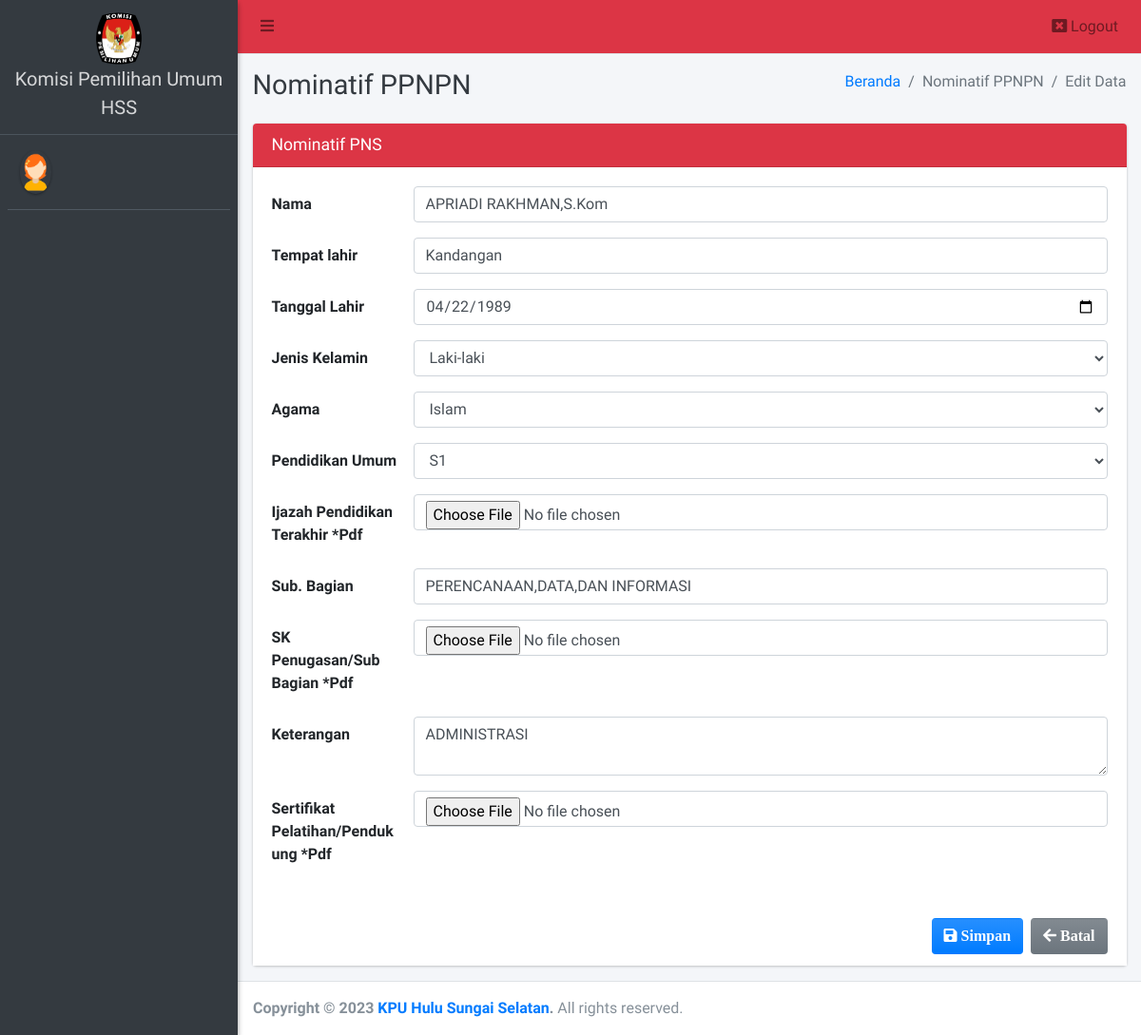
Screenshot of /admin/ppnpn/edit?id=10 with the database file from the repository.
### tables this page shows
CREATE TABLE `nominatif_ppnpn` (
  `id_ppnpn` int(11) NOT NULL,
  `nama_ppnpn` varchar(50) NOT NULL,
  `tempat_lahir` varchar(40) NOT NULL,
  `tanggal_lahir` date NOT NULL,
  `jk` varchar(50) NOT NULL,
  `agama` varchar(50) NOT NULL,
  `pendidikan` varchar(50) NOT NULL,
  `sub_bagian` varchar(50) NOT NULL,
  `ket` text NOT NULL,
  `filependidikan` varchar(255) NOT NULL,
  `filesubbagian` varchar(255) NOT NULL,
  `filepelatihan` varchar(255) NOT NULL
);

### config/config.php (called while the page is built, shortened)
<?php
function base_url($url = null)
{
	$base_url = "http://localhost:8888/kpuhss_pegawai";
	if ($url != null) {
		return $base_url . "/" . $url;
	} else {
		return $base_url;
	}
}

### admin/ppnpn/edit.php (the view, shortened to what this page needs)
<?php
require '../../config/config.php';
require '../../config/koneksi.php';
?>
<!DOCTYPE html>
<html>
<?php
include '../../templates/head.php';
$id = $_GET['id'];
$data = $koneksi->query("SELECT * FROM nominatif_ppnpn WHERE id_ppnpn = '$id'");
$row = $data->fetch_array();
?>
<body class="hold-transition sidebar-mini layout-fixed">
    <div class="wrapper">
        <?php
        include '../../templates/navbar.php';
        ?>
        <?php
        include '../../templates/sidebar.php';
        ?>
        <div class="content-wrapper">
            <div class="content-header">
                <div class="container-fluid">
                    <div class="row mb-2">
                        <div class="col-sm-6">
                            <h1 class="m-0 text-dark">Nominatif PPNPN</h1>
                        </div>
                        <div class="col-sm-6">
                            <ol class="breadcrumb float-sm-right">
                                <li class="breadcrumb-item"><a href="#">Beranda</a></li>
                                <li class="breadcrumb-item active">Nominatif PPNPN</li>
                                <li class="breadcrumb-item active">Edit Data</li>
                            </ol>
                        </div>
                    </div>
                </div>
            </div>
            <section class="content">
                <div class="container-fluid">
                    <form class="form-horizontal" method="POST" action="" enctype="multipart/form-data">
                        <div class="row">
                            <div class="col-md-12">
                                <div class="card card-red">
                                    <div class="card-header">
                                        <h3 class="card-title">Nominatif PNS</h3>
                                    </div>
                                    <div class="card-body" style="background-color: white;">
                                        <div class="form-group row">
                                            <label class="col-sm-2 col-form-label">Nama</label>
                                            <div class="col-sm-10">
                                                <input type="text" class="form-control" name="nama_ppnpn" value="<?= $row['nama_ppnpn'] ?>">
                                            </div>
                                        </div>
                                        <div class="form-group row">
                                            <label class="col-sm-2 col-form-label">Tempat lahir</label>
                                            <div class="col-sm-10">
                                                <input type="text" class="form-control" name="tempat_lahir" value="<?= $row['tempat_lahir'] ?>">
                                            </div>
                                        </div>
                                        <div class="form-group row">
                                            <label class="col-sm-2 col-form-label">Tanggal Lahir</label>
                                            <div class="col-sm-10">
                                                <input type="date" class="form-control" name="tanggal_lahir" value="<?= $row['tanggal_lahir'] ?>">
                                            </div>
                                        </div>
                                        <div class="form-group row">
                                            <label class="col-sm-2 col-form-label">Jenis Kelamin</label>
                                            <div class="col-sm-10">
                                                <select class="form-control" data-placeholder="Pilih" name="jk">
                                                    <option value="<?= $row['jk'] ?>"><?= $row['jk'] ?></option>
                                                </select>
                                            </div>
                                        </div>
                                        <div class="form-group row">
                                            <label class="col-sm-2 col-form-label">Agama</label>
                                            <div class="col-sm-10">
                                                <select class="form-control" data-placeholder="Pilih" name="agama">
                                                    <option value="<?= $row['agama'] ?>"><?= $row['agama'] ?></option>
                                                </select>
                                            </div>
                                        </div>
                                        <div class="form-group row">
                                            <label class="col-sm-2 col-form-label">Pendidikan Umum</label>
                                            <div class="col-sm-10">
                                                <select class="form-control" data-placeholder="Pilih" name="pendidikan">
                                                    <option value="<?= $row['pendidikan'] ?>"><?= $row['pendidikan'] ?></option>
                                                </select>
                                            </div>
                                        </div>
                                        <div class="form-group row">
                                            <label class="col-sm-2 col-form-label">Ijazah Pendidikan Terakhir *Pdf</label>
                                            <div class="col-sm-10">
                                                <input type="file" class="form-control" name="filependidikan" value="<?= $row['filependidikan'] ?>">
                                            </div>
                                        </div>
                                        <div class="form-group row">
                                            <label class="col-sm-2 col-form-label">Sub. Bagian</label>
                                            <div class="col-sm-10">
                                                <input type="text" class="form-control" name="sub_bagian" value="<?= $row['sub_bagian'] ?>">
                                            </div>
                                        </div>
                                        <div class="form-group row">
                                            <label class="col-sm-2 col-form-label">SK Penugasan/Sub Bagian *Pdf</label>
                                            <div class="col-sm-10">
                                                <input type="file" class="form-control" name="filesubbagian" value="<?= $row['filesubbagian'] ?>">
                                            </div>
                                        </div>
                                        <div class="form-group row">
                                            <label class="col-sm-2 col-form-label">Keterangan</label>
                                            <div class="col-sm-10">
                                                <textarea type="text" class="form-control" name="ket"><?= $row['ket'] ?></textarea>
                                            </div>
                                        </div>
                                        <div class="form-group row">
                                            <label class="col-sm-2 col-form-label">Sertifikat Pelatihan/Pendukung *Pdf</label>
                                            <div class="col-sm-10">
                                                <input type="file" class="form-control" name="filepelatihan" value="<?= $row['filepelatihan'] ?>">
                                            </div>
                                        </div>
                                    </div>
                                    <div class="card-footer" style="background-color: white;">
                                        <a href="<?= base_url('admin/ppnpn/') ?>" class="btn bg-gradient-secondary float-right"><i class="fa fa-arrow-left"> Batal</i></a>
                                        <button type="submit" name="submit" class="btn bg-gradient-primary float-right mr-2"><i class="fa fa-save"> Simpan</i></button>
                                    </div>
                                </div>
                            </div>
                        </div>
                    </form>
                </div>
            </section>
        </div>
        <?php include_once "../../templates/footer.php"; ?>
    </div>
</body>
</html>

### rows the page displays
nominatif_ppnpn: nama_ppnpn "APRIADI RAKHMAN,S.Kom", tempat_lahir "Kandangan", tanggal_lahir "04/22/1989", jk "Laki-laki", agama "Islam", pendidikan "S1", sub_bagian "PERENCANAAN,DATA,DAN INFORMASI", ket "ADMINISTRASI"
